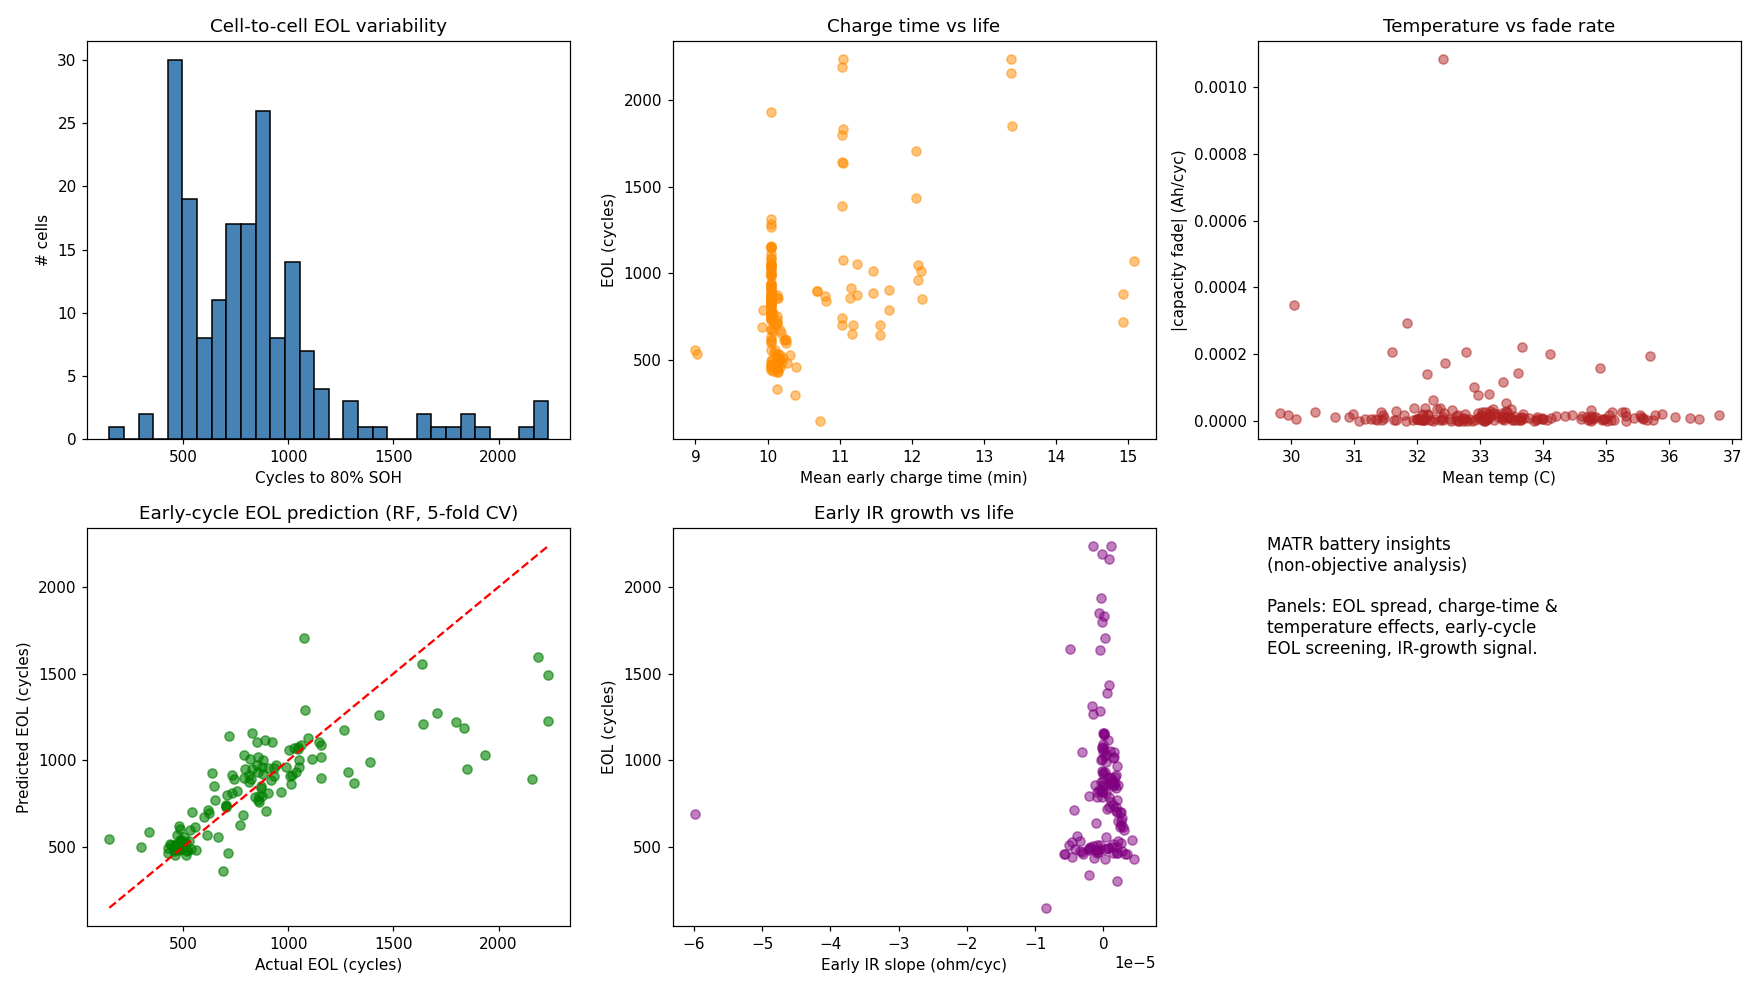

Source code (Python):
# Extra analysis beyond SOH/RUL - stuff the dataset supports that's handy for
# a manufacturing / digital-twin angle:
#   1. early-cycle EOL prediction (Severson: cycle life from the first 100
#      cycles). SVR/GPR run here since n = ~178 cells, not 117k rows.
#   2. charge time vs cycle life
#   3. temperature vs degradation rate
#   4. IR growth as an ageing signal
#   5. cell-to-cell variability
#   6. knee-point detection
# Writes battery_insights_summary.csv + battery_insights.png.

import warnings
import numpy as np
import pandas as pd
from pathlib import Path

import matplotlib
matplotlib.use('Agg')
import matplotlib.pyplot as plt

from sklearn.model_selection import cross_val_predict, KFold
from sklearn.preprocessing import StandardScaler
from sklearn.pipeline import make_pipeline
from sklearn.linear_model import LinearRegression, ElasticNet
from sklearn.ensemble import RandomForestRegressor
from sklearn.svm import SVR
from sklearn.gaussian_process import GaussianProcessRegressor
from sklearn.gaussian_process.kernels import RBF, WhiteKernel, ConstantKernel
from sklearn.metrics import mean_absolute_error, r2_score

warnings.filterwarnings('ignore')

RAW_DIR = Path(__file__).parent
DATA_CSV = RAW_DIR / 'MATR_battery_summary.csv'
OUT_CSV = RAW_DIR / 'battery_insights_summary.csv'
OUT_PNG = RAW_DIR / 'battery_insights.png'
NOMINAL = 1.1
EOL_SOH = 0.8          # end-of-life threshold (80% of nominal capacity)
EARLY_WINDOW = 100     # cycles of early-life data used for screening


def load():
    df = pd.read_csv(DATA_CSV)
    df = df[df['Capacity'] > 0].copy()
    df['SOH'] = df['Capacity'] / NOMINAL
    return df


# ---------------------------------------------------------------------------
# Per-cell aggregate features (one row per cell) for the screening tasks
# ---------------------------------------------------------------------------
def build_cell_table(df):
    rows = []
    for bid, g in df.groupby('battery_id'):
        g = g.sort_values('test_id')
        cl = g['cycle_life'].dropna()
        eol_reported = float(cl.iloc[0]) if len(cl) else np.nan

        # Observed EOL: first cycle at/below 80% SOH (fallback: last cycle seen)
        below = g[g['SOH'] <= EOL_SOH]['test_id']
        eol_obs = float(below.min()) if len(below) else float(g['test_id'].max())

        early = g[g['test_id'] <= EARLY_WINDOW]
        if len(early) < 20:      # need enough early cycles to characterise
            continue

        # Early-life descriptors (all computed from first 100 cycles only)
        cap_early = early['Capacity'].values
        soh_early = early['SOH'].values
        ir_early = early['Re'].replace(0, np.nan).dropna().values

        cap_fade_early = cap_early[0] - cap_early[-1]           # Ah lost in 100 cyc
        cap_slope = np.polyfit(early['test_id'], cap_early, 1)[0]  # Ah/cycle
        cap_var = np.var(soh_early)                             # variance of SOH
        cap_min = cap_early.min()
        cap_mean = cap_early.mean()
        ir_mean = ir_early.mean() if len(ir_early) else np.nan
        ir_slope = (np.polyfit(range(len(ir_early)), ir_early, 1)[0]
                    if len(ir_early) > 5 else np.nan)
        temp_mean = early['ambient_temperature'].replace(0, np.nan).mean()
        chargetime_mean = early['chargetime'].replace(0, np.nan).mean()

        rows.append(dict(
            battery_id=bid, batch=g['batch'].iloc[0],
            eol_reported=eol_reported, eol_observed=eol_obs,
            cap_fade_early=cap_fade_early, cap_slope=cap_slope,
            cap_var_early=cap_var, cap_min_early=cap_min, cap_mean_early=cap_mean,
            ir_mean_early=ir_mean, ir_slope_early=ir_slope,
            temp_mean=temp_mean, chargetime_mean=chargetime_mean,
        ))
    return pd.DataFrame(rows)


# ---------------------------------------------------------------------------
# Insight 1: early-cycle EOL prediction (n = cells)
# ---------------------------------------------------------------------------
def insight_early_eol(cells):
    feat_cols = ['cap_fade_early', 'cap_slope', 'cap_var_early', 'cap_min_early',
                 'cap_mean_early', 'ir_mean_early', 'ir_slope_early',
                 'temp_mean', 'chargetime_mean']
    d = cells.dropna(subset=feat_cols + ['eol_observed']).copy()
    X = d[feat_cols].values
    y = d['eol_observed'].values

    # log10(EOL) is the Severson target -- it linearises the variance model
    y_log = np.log10(y)

    kernel = ConstantKernel(1.0) * RBF(length_scale=np.ones(X.shape[1])) + WhiteKernel()
    models = {
        'ElasticNet (variance model)': make_pipeline(
            StandardScaler(), ElasticNet(alpha=0.01, l1_ratio=0.5, max_iter=10000)),
        'SVR (RBF)': make_pipeline(StandardScaler(), SVR(C=10, gamma='scale')),
        'GaussianProcess': make_pipeline(
            StandardScaler(), GaussianProcessRegressor(kernel=kernel, alpha=1e-3,
                                                       normalize_y=True, random_state=42)),
        'Random Forest': RandomForestRegressor(n_estimators=300, random_state=42, n_jobs=-1),
    }
    cv = KFold(n_splits=5, shuffle=True, random_state=42)
    # Guard against a linear model extrapolating a wild log10(EOL) on an
    # out-of-fold cell (10**large -> astronomical cycle count). Real cell
    # lives here are ~148-2238 cycles, so clip predictions to a generous
    # bounded window before exponentiating.
    log_lo, log_hi = np.log10(100), np.log10(4000)
    out = []
    print(f"\n[Insight 1] Early-cycle EOL prediction "
          f"(first {EARLY_WINDOW} cycles -> total cycle life), n={len(d)} cells")
    for name, m in models.items():
        pred_log = np.clip(cross_val_predict(m, X, y_log, cv=cv), log_lo, log_hi)
        pred = 10 ** pred_log
        mae = mean_absolute_error(y, pred)
        r2 = r2_score(y_log, pred_log)
        # % of cells whose predicted life is within 15% of true life
        within15 = np.mean(np.abs(pred - y) / y <= 0.15) * 100
        out.append(dict(Insight='early_eol', Model=name, MAE_cycles=mae,
                        R2_log=r2, pct_within_15pct=within15))
        print(f"  {name:28s} MAE={mae:6.1f} cyc   R2(log)={r2:.3f}   "
              f"within-15%={within15:4.1f}%")
    return pd.DataFrame(out), d, feat_cols


# ---------------------------------------------------------------------------
# Insight 2-5: descriptive correlations / effects
# ---------------------------------------------------------------------------
def insight_effects(cells):
    print("\n[Insight 2] Fast-charging protocol effect (early mean chargetime vs life)")
    c = cells.dropna(subset=['chargetime_mean', 'eol_observed'])
    r_ct = np.corrcoef(c['chargetime_mean'], c['eol_observed'])[0, 1]
    print(f"  Pearson r(chargetime, EOL) = {r_ct:+.3f}  "
          f"(shorter charge time -> {'longer' if r_ct>0 else 'shorter'} life)")

    print("\n[Insight 3] Operating-temperature effect on degradation rate")
    c = cells.dropna(subset=['temp_mean', 'cap_slope'])
    r_temp = np.corrcoef(c['temp_mean'], np.abs(c['cap_slope']))[0, 1]
    print(f"  Pearson r(temp, |capacity fade slope|) = {r_temp:+.3f}")

    print("\n[Insight 4] Internal-resistance growth as an ageing signal")
    c = cells.dropna(subset=['ir_slope_early', 'eol_observed'])
    r_ir = np.corrcoef(c['ir_slope_early'], c['eol_observed'])[0, 1]
    print(f"  Pearson r(early IR growth slope, EOL) = {r_ir:+.3f}")

    print("\n[Insight 5] Cell-to-cell manufacturing variability")
    eol = cells['eol_observed'].dropna()
    print(f"  EOL spread across {len(eol)} cells: "
          f"min={eol.min():.0f}  median={eol.median():.0f}  max={eol.max():.0f}  "
          f"cycles  (max/min = {eol.max()/eol.min():.1f}x)")
    print(f"  Coefficient of variation of EOL = {eol.std()/eol.mean()*100:.1f}%")
    return pd.DataFrame([
        dict(Insight='corr_chargetime_eol', value=r_ct),
        dict(Insight='corr_temp_fade', value=r_temp),
        dict(Insight='corr_ir_growth_eol', value=r_ir),
        dict(Insight='eol_cv_pct', value=eol.std()/eol.mean()*100),
        dict(Insight='eol_max_over_min', value=eol.max()/eol.min()),
    ])


# ---------------------------------------------------------------------------
# Insight 6: knee-point detection (Bacon-Watts style, simplified)
# ---------------------------------------------------------------------------
def insight_knee(df):
    print("\n[Insight 6] Capacity-fade knee-point (cycle where fade accelerates)")
    knees = []
    for bid, g in df.groupby('battery_id'):
        g = g.sort_values('test_id')
        soh = g['SOH'].values
        cyc = g['test_id'].values
        if len(g) < 100:
            continue
        # Knee via the "maximum distance to the chord" (Kneedle-style) method,
        # which is far more robust than a raw 2nd-derivative peak: smooth the
        # SOH curve, draw the straight line from first to last point, and take
        # the cycle of greatest vertical departure below that chord. Restricted
        # to 15-90% of life so early formation transients and the final EOL
        # cliff don't masquerade as the knee.
        s = pd.Series(soh).rolling(21, min_periods=1, center=True).mean().values
        n = len(s)
        chord = np.linspace(s[0], s[-1], n)
        # For a decreasing-convex fade curve (flat plateau then a late cliff,
        # typical of these LFP fast-charge cells) the knee is the "shoulder"
        # where the smoothed curve bulges most ABOVE the first->last chord.
        dist = s - chord
        lo, hi = int(0.15 * n), int(0.90 * n)
        if hi - lo < 5:
            continue
        knee_idx = int(np.argmax(dist[lo:hi]) + lo)
        eol = cyc[-1]
        knees.append(cyc[knee_idx] / eol if eol else np.nan)
    knees = np.array([k for k in knees if not np.isnan(k)])
    print(f"  Knee typically onsets at {np.median(knees)*100:.0f}% of total life "
          f"(IQR {np.percentile(knees,25)*100:.0f}-{np.percentile(knees,75)*100:.0f}%), "
          f"n={len(knees)} cells")
    return pd.DataFrame([dict(Insight='knee_frac_of_life_median', value=float(np.median(knees)))])


# ---------------------------------------------------------------------------
# Figure
# ---------------------------------------------------------------------------
def make_figure(cells, d, feat_cols):
    fig, ax = plt.subplots(2, 3, figsize=(16, 9))

    ax[0, 0].hist(cells['eol_observed'].dropna(), bins=30, color='steelblue', edgecolor='k')
    ax[0, 0].set(title='Cell-to-cell EOL variability', xlabel='Cycles to 80% SOH', ylabel='# cells')

    c = cells.dropna(subset=['chargetime_mean', 'eol_observed'])
    ax[0, 1].scatter(c['chargetime_mean'], c['eol_observed'], alpha=0.5, color='darkorange')
    ax[0, 1].set(title='Charge time vs life', xlabel='Mean early charge time (min)', ylabel='EOL (cycles)')

    c = cells.dropna(subset=['temp_mean', 'cap_slope'])
    ax[0, 2].scatter(c['temp_mean'], np.abs(c['cap_slope']), alpha=0.5, color='firebrick')
    ax[0, 2].set(title='Temperature vs fade rate', xlabel='Mean temp (C)', ylabel='|capacity fade| (Ah/cyc)')

    # Predicted vs actual EOL (GP, via CV) for the screening panel
    from sklearn.model_selection import cross_val_predict, KFold
    from sklearn.preprocessing import StandardScaler
    from sklearn.pipeline import make_pipeline
    from sklearn.ensemble import RandomForestRegressor
    X = d[feat_cols].values
    y = d['eol_observed'].values
    pred = cross_val_predict(RandomForestRegressor(n_estimators=300, random_state=42, n_jobs=-1),
                             X, np.log10(y), cv=KFold(5, shuffle=True, random_state=42))
    pred = 10 ** pred
    ax[1, 0].scatter(y, pred, alpha=0.6, color='green')
    lims = [y.min(), y.max()]
    ax[1, 0].plot(lims, lims, 'r--')
    ax[1, 0].set(title='Early-cycle EOL prediction (RF, 5-fold CV)',
                 xlabel='Actual EOL (cycles)', ylabel='Predicted EOL (cycles)')

    c = cells.dropna(subset=['ir_slope_early', 'eol_observed'])
    ax[1, 1].scatter(c['ir_slope_early'], c['eol_observed'], alpha=0.5, color='purple')
    ax[1, 1].set(title='Early IR growth vs life', xlabel='Early IR slope (ohm/cyc)', ylabel='EOL (cycles)')

    # A few representative degradation curves
    for bid in cells['battery_id'].dropna().iloc[:6]:
        pass
    ax[1, 2].axis('off')
    ax[1, 2].text(0.02, 0.98, 'MATR battery insights\n(non-objective analysis)\n\n'
                  'Panels: EOL spread, charge-time &\ntemperature effects, early-cycle\n'
                  'EOL screening, IR-growth signal.',
                  va='top', fontsize=11)
    fig.tight_layout()
    fig.savefig(OUT_PNG, dpi=110)
    print(f"\nFigure written to {OUT_PNG}")


def main():
    df = load()
    cells = build_cell_table(df)
    print(f"Built per-cell table: {len(cells)} cells with >=20 early cycles.")

    r1, d, feat_cols = insight_early_eol(cells)
    r2 = insight_effects(cells)
    r6 = insight_knee(df)

    summary = pd.concat([r1, r2, r6], ignore_index=True)
    summary.to_csv(OUT_CSV, index=False)
    print(f"\nSummary written to {OUT_CSV}")

    make_figure(cells, d, feat_cols)


if __name__ == '__main__':
    main()
